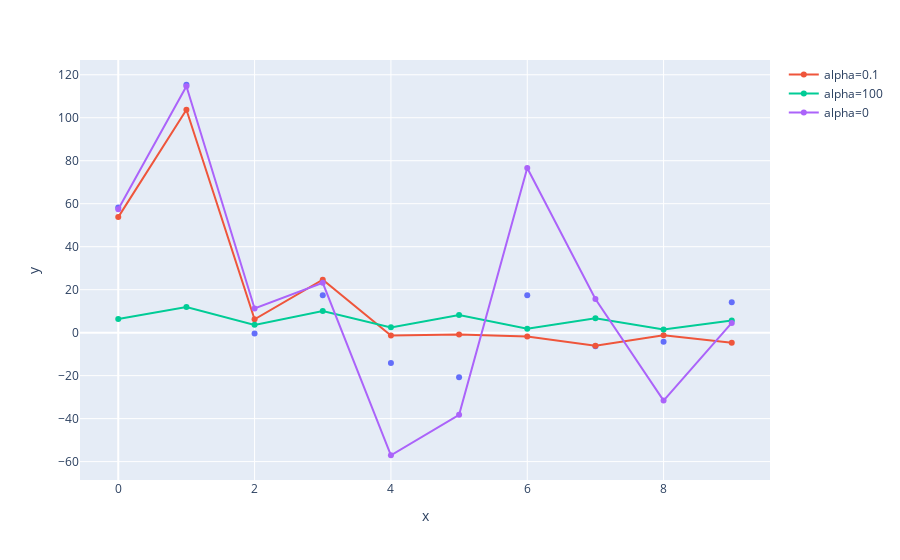

Here is the notebook cell this chart was saved with:
### Markdown cell above
<p dir=rtl style="direction: rtl;text-align: right;line-height:200%;font-family:vazir;font-size:medium">
<font face="vazir" size=3>
همانطور که میدانید ضرایب مدل ها در
<code>_coef</code>
به صورت یک آرایه یک بعدی ذخیره شده است.
  </font>
</p>

### Code cell
# store index of coefficients in x_values
x_values = list(range(len(ridge_reg_small.coef_)))
# scatter plot of coefficients
fig_coef = px.___(x =... , y=ridge_reg_small.___)
fig_coef.data[0].name="alpha=0.0001"
fig_coef.add_scatter(x=... , y=... ,name="alpha=0.1")
fig_coef.add_scatter(x=... , y=... ,name="alpha=100")
fig_coef.add_scatter(x=x_values , y=lr_model.coef_ ,name="alpha=0")
#show the plot
fig_coef.___()

### Figure 1 — Plotly figure (JSON) as saved in the notebook; plotly's stock layout.template omitted (floating-point values rounded to 4 significant figures)
{"data": [{"hovertemplate": "x=%{x}<br>y=%{y}<extra></extra>", "legendgroup": "", "marker": {"color": "#636efa", "symbol": "circle"}, "mode": "markers", "name": "alpha=0.0001", "orientation": "v", "showlegend": false, "type": "scatter", "x": [0, 1, 2, 3, 4, 5, 6, 7, 8, 9], "xaxis": "x", "y": [58.26, 115.3, -0.365, 17.44, -14.16, -20.74, 17.36, -6.269, -4.216, 14.16], "yaxis": "y"}, {"name": "alpha=0.1", "type": "scatter", "x": [0, 1, 2, 3, 4, 5, 6, 7, 8, 9], "y": [53.77, 103.7, 6.185, 24.63, -1.361, -0.8791, -1.806, -6.141, -1.196, -4.643]}, {"name": "alpha=100", "type": "scatter", "x": [0, 1, 2, 3, 4, 5, 6, 7, 8, 9], "y": [6.338, 11.98, 3.627, 10.08, 2.465, 8.187, 1.835, 6.752, 1.437, 5.677]}, {"name": "alpha=0", "type": "scatter", "x": [0, 1, 2, 3, 4, 5, 6, 7, 8, 9], "y": [57.38, 114.7, 11.24, 23.17, -57.04, -38.25, 76.62, 15.66, -31.62, 4.543]}], "layout": {"legend": {"tracegroupgap": 0}, "margin": {"t": 60}, "xaxis": {"anchor": "y", "domain": [0, 1], "title": {"text": "x"}}, "yaxis": {"anchor": "x", "domain": [0, 1], "title": {"text": "y"}}}}
